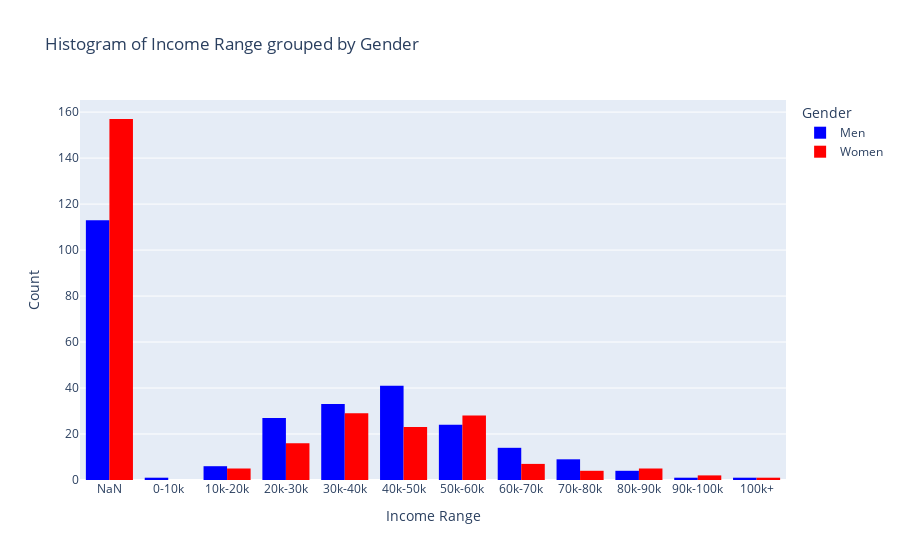

Write notebook code for a chart like this one.
### Code cell
iddata['income'] = pd.to_numeric(iddata['income'].str.replace(',', ''), errors='coerce')

def income_range(income):
    if pd.isna(income):
        return 'NaN'
    elif income < 10000:
        return '0-10k'
    elif income < 20000:
        return '10k-20k'
    elif income < 30000:
        return '20k-30k'
    elif income < 40000:
        return '30k-40k'
    elif income < 50000:
        return '40k-50k'
    elif income < 60000:
        return '50k-60k'
    elif income < 70000:
        return '60k-70k'
    elif income < 80000:
        return '70k-80k'
    elif income < 90000:
        return '80k-90k'
    elif income < 100000:
        return '90k-100k'
    else:
        return '100k+'

iddata['inc_range'] = iddata['income'].apply(income_range)

income_order = ['NaN', '0-10k', '10k-20k', '20k-30k', '30k-40k', '40k-50k', 
                '50k-60k', '60k-70k', '70k-80k', '80k-90k', '90k-100k', '100k+']


fig_income_range = px.histogram(iddata, x='inc_range', color='gender', barmode='group', 
                                color_discrete_map={0: 'blue', 1: 'red'},
                                labels={'gender': 'Gender', 'inc_range': 'Income Range'},
                                category_orders={'inc_range': income_order, 'gender': [0, 1]},
                                title="Histogram of Income Range grouped by Gender")


fig_income_range.for_each_trace(lambda t: t.update(name=gender_labels[int(t.name)]))

fig_income_range.update_layout(xaxis_title='Income Range', yaxis_title='Count',
                               legend_title_text='Gender')

fig_income_range.show()

### Figure 1 — Plotly figure (JSON) as saved in the notebook; plotly's stock layout.template omitted (floating-point values rounded to 4 significant figures; data arrays with more than 128 entries replaced by an {"elided": "..."} marker saying what was removed)
{"data": [{"alignmentgroup": "True", "bingroup": "x", "hovertemplate": "Gender=0<br>Income Range=%{x}<br>count=%{y}<extra></extra>", "legendgroup": "0", "marker": {"color": "blue", "pattern": {"shape": ""}}, "name": "Men", "offsetgroup": "0", "orientation": "v", "showlegend": true, "type": "histogram", "x": {"elided": "274 str values"}, "xaxis": "x", "yaxis": "y"}, {"alignmentgroup": "True", "bingroup": "x", "hovertemplate": "Gender=1<br>Income Range=%{x}<br>count=%{y}<extra></extra>", "legendgroup": "1", "marker": {"color": "red", "pattern": {"shape": ""}}, "name": "Women", "offsetgroup": "1", "orientation": "v", "showlegend": true, "type": "histogram", "x": {"elided": "277 str values"}, "xaxis": "x", "yaxis": "y"}], "layout": {"barmode": "group", "legend": {"title": {"text": "Gender"}, "tracegroupgap": 0}, "title": {"text": "Histogram of Income Range grouped by Gender"}, "xaxis": {"anchor": "y", "categoryarray": ["NaN", "0-10k", "10k-20k", "20k-30k", "30k-40k", "40k-50k", "50k-60k", "60k-70k", "70k-80k", "80k-90k", "90k-100k", "100k+"], "categoryorder": "array", "domain": [0, 1], "title": {"text": "Income Range"}}, "yaxis": {"anchor": "x", "domain": [0, 1], "title": {"text": "Count"}}}}
